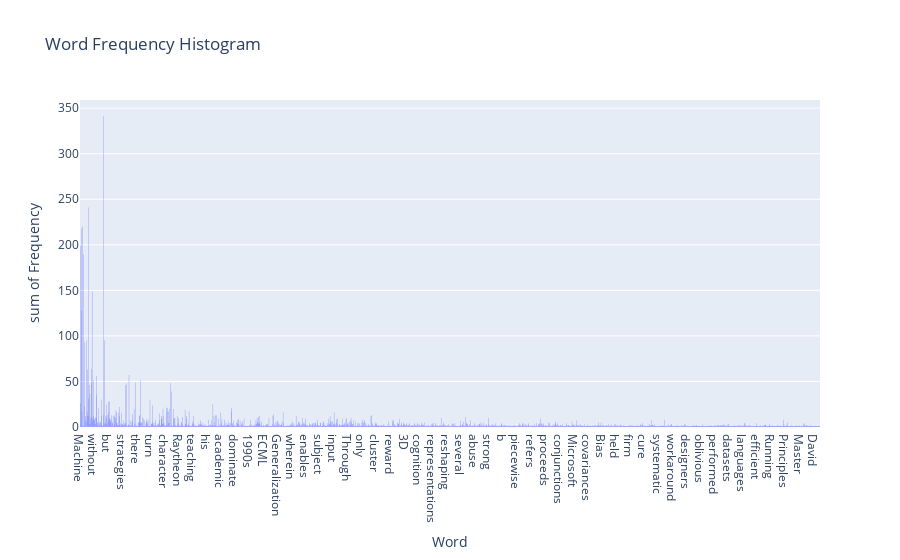
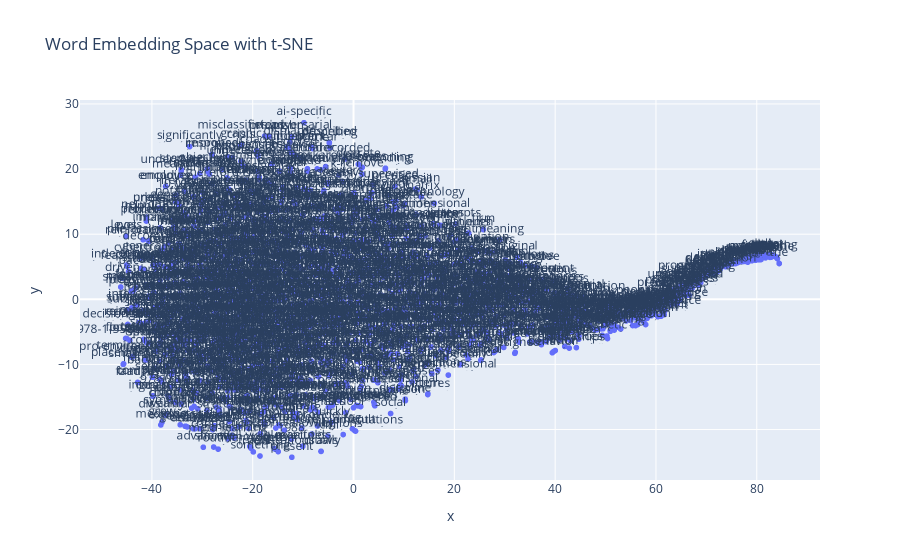

The notebook cell these images were saved under, in order:
### Code cell
# Importing necessary libraries
import matplotlib.pyplot as plt
import nltk
import wikipediaapi
import pandas as pd
import plotly.express as px
from nltk.corpus import stopwords
from nltk.tokenize import word_tokenize, sent_tokenize
from nltk.probability import FreqDist
from wordcloud import WordCloud
from sklearn.manifold import TSNE
from sklearn.datasets import make_classification
from sklearn.metrics import confusion_matrix, roc_curve, auc
from gensim.models import Word2Vec

nltk.download('punkt')
nltk.download('stopwords')

# Setup Wikipedia
wiki_wiki = wikipediaapi.Wikipedia('en')


def fetch_data(topic):
    """
    Fetches data from a Wikipedia page.

    Parameters:
    topic (str): Topic to fetch data from Wikipedia.

    Returns:
    list: List of sentences in the Wikipedia page.
    """
    # Get Wikipedia page based on the topic provided
    page_py = wiki_wiki.page(topic)

    # Get the text content of the page
    documents = nltk.sent_tokenize(page_py.text)

    return documents


def wordcloud_viz(documents):
    """
    Generate a wordcloud based on the input documents.

    Parameters:
    documents (list): List of sentences to be visualized.

    Returns:
    None, but displays a wordcloud of the input sentences.
    """
    words = ' '.join([doc for doc in documents])
    wordcloud = WordCloud(width=800, height=500, random_state=21, max_font_size=110).generate(words)
    plt.figure(figsize=(10, 7))
    plt.imshow(wordcloud, interpolation="bilinear")
    plt.axis('off')
    plt.show()


def histogram_viz(documents):
    """
    Generate a histogram based on the word frequency in the input documents.

    Parameters:
    documents (list): List of sentences to be visualized.

    Returns:
    None, but displays a histogram of word frequency of the input sentences.
    """
    words = [word for word in word_tokenize(' '.join(documents)) if word.isalnum()]
    freq_dist = nltk.FreqDist(words)
    freq_df = pd.DataFrame(list(freq_dist.items()), columns=["Word", "Frequency"])
    fig = px.histogram(freq_df, x="Word", y="Frequency", nbins=20, title="Word Frequency Histogram")
    fig.show()


def tsne_viz(documents):
    """
    Perform t-SNE visualization on the input documents.

    Parameters:
    documents (list): List of sentences to be visualized.

    Returns:
    None, but displays a t-SNE plot of word embeddings of the input sentences.
    """
    sentences = [word_tokenize(doc.lower()) for doc in documents]
    model = Word2Vec(sentences, min_count=1)
    words = list(model.wv.key_to_index)
    X = model.wv[words]
    perplexity = min(30, len(words) - 1)
    tsne = TSNE(n_components=2, perplexity=perplexity)
    X_tsne = tsne.fit_transform(X)
    fig = px.scatter(x=X_tsne[:, 0], y=X_tsne[:, 1], text=words, title="Word Embedding Space with t-SNE")
    fig.update_traces(textposition='top center')
    fig.update_layout(showlegend=False)
    fig.show()
# Use the functions
documents = fetch_data('Machine Learning')
wordcloud_viz(documents)
histogram_viz(documents)
tsne_viz(documents)

### Figure 1 — Plotly figure (JSON) as saved in the notebook; plotly's stock layout.template omitted (floating-point values rounded to 4 significant figures; data arrays with more than 128 entries replaced by an {"elided": "..."} marker saying what was removed)
{"data": [{"alignmentgroup": "True", "bingroup": "x", "histfunc": "sum", "hovertemplate": "Word=%{x}<br>sum of Frequency=%{y}<extra></extra>", "legendgroup": "", "marker": {"color": "#636efa", "pattern": {"shape": ""}}, "name": "", "nbinsx": 20, "offsetgroup": "", "orientation": "v", "showlegend": false, "type": "histogram", "x": {"elided": "2046 str values"}, "xaxis": "x", "y": {"elided": "2046 int values"}, "yaxis": "y"}], "layout": {"barmode": "relative", "legend": {"tracegroupgap": 0}, "title": {"text": "Word Frequency Histogram"}, "xaxis": {"anchor": "y", "domain": [0, 1], "title": {"text": "Word"}}, "yaxis": {"anchor": "x", "domain": [0, 1], "title": {"text": "sum of Frequency"}}}}

### Figure 2 — Plotly figure (JSON) as saved in the notebook; plotly's stock layout.template omitted (floating-point values rounded to 4 significant figures; data arrays with more than 128 entries replaced by an {"elided": "..."} marker saying what was removed)
{"data": [{"hovertemplate": "x=%{x}<br>y=%{y}<br>text=%{text}<extra></extra>", "legendgroup": "", "marker": {"color": "#636efa", "symbol": "circle"}, "mode": "markers+text", "name": "", "showlegend": false, "text": {"elided": "2032 str values"}, "textposition": "top center", "type": "scattergl", "x": {"elided": "2032 float values"}, "xaxis": "x", "y": {"elided": "2032 float values"}, "yaxis": "y"}], "layout": {"legend": {"tracegroupgap": 0}, "showlegend": false, "title": {"text": "Word Embedding Space with t-SNE"}, "xaxis": {"anchor": "y", "domain": [0, 1], "title": {"text": "x"}}, "yaxis": {"anchor": "x", "domain": [0, 1], "title": {"text": "y"}}}}
